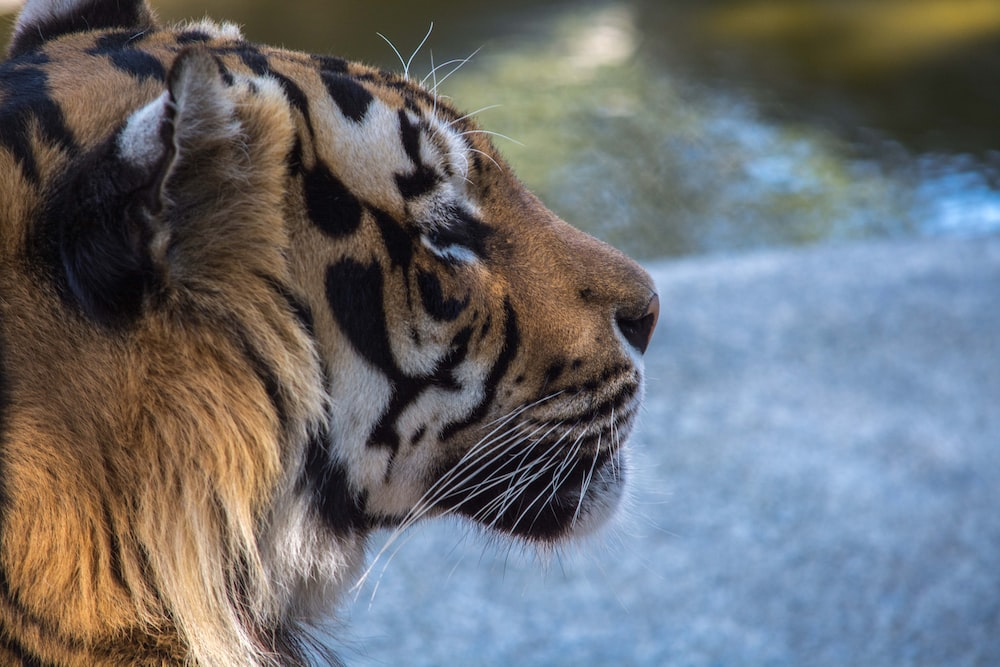
#> input picture 4th Year/Image-Processing/Images/image2.jpg, 1000 x 667 px, found by its file name
$ jupyter execute 'Task 10.ipynb'   (older library calls are emulated)
#> lines starting #> are read from the running program, lines starting #| are printed output that depends on the picture; after the words box and inside, x2 and y2 are one past the last pixel; in counts of white or black regions, pixels touching at a corner belong together
## Edges & Gradients
- Find horizontal and vertical gradients using Sobel
- Create edge mask using Canny
- Show the magnitude of the gradients

[cell 1]
import cv2
import numpy as np
from matplotlib import pyplot as plt

img = cv2.imread("../Images/image2.jpg")
#> img is the input picture: shape (667, 1000, 3); mean B, G, R 113.7, 110, 107.9
grayImage = cv2.cvtColor(img, cv2.COLOR_BGR2GRAY)
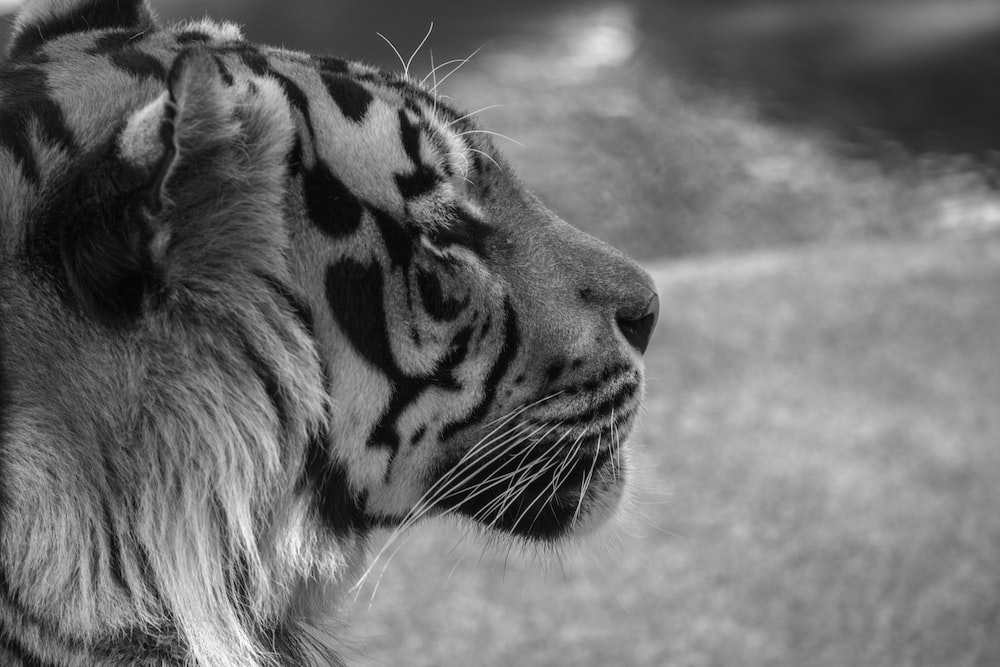
#> grayImage: shape (667, 1000); min 0, max 253, mean 109.8

[cell 2]
# Blurring image with kernel
k = np.array([[1,4,1],
              [4,7,4],
              [1,4,1]])/27
blurred = cv2.filter2D(grayImage, ddepth=-1, kernel=k)

# Using Sobel to find horizontal and vertical gradients
Ix = cv2.Sobel(blurred, ddepth=cv2.CV_64F, dx=1, dy=0)
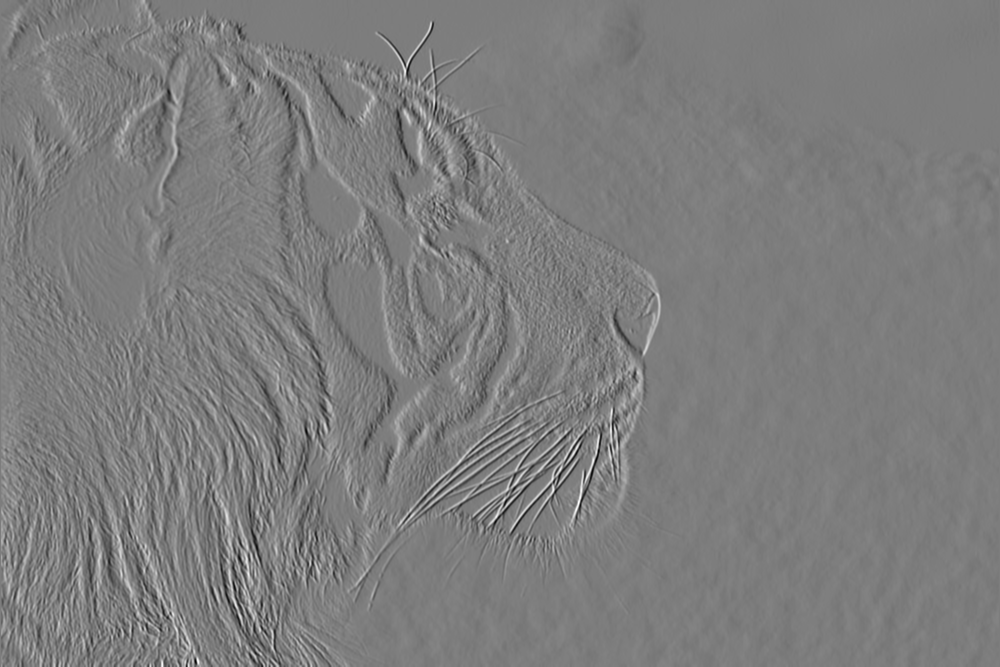
#> Ix: shape (667, 1000) float64; min -408, max 422, mean 0.5; drawn with min black and max white
Iy = cv2.Sobel(blurred, ddepth=cv2.CV_64F, dx=0, dy=1)
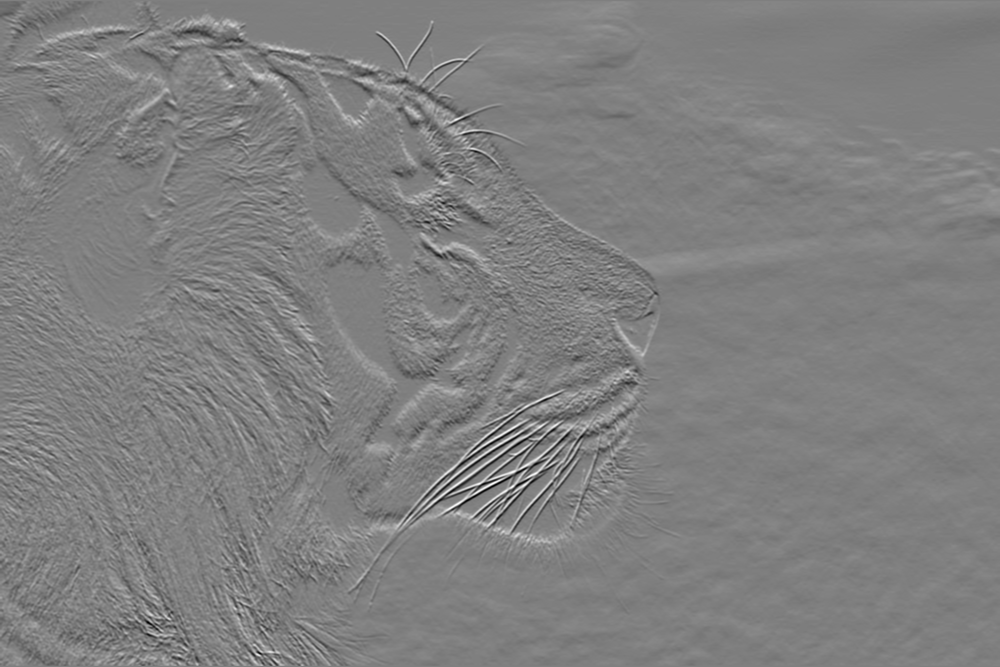
#> Iy: shape (667, 1000) float64; min -366, max 364, mean 0.6; drawn with min black and max white

[cell 3]
# Creating edge mask using Canny (255 for edges 0 for not)
E = cv2.Canny(img, threshold1 = 255, threshold2 = 0)
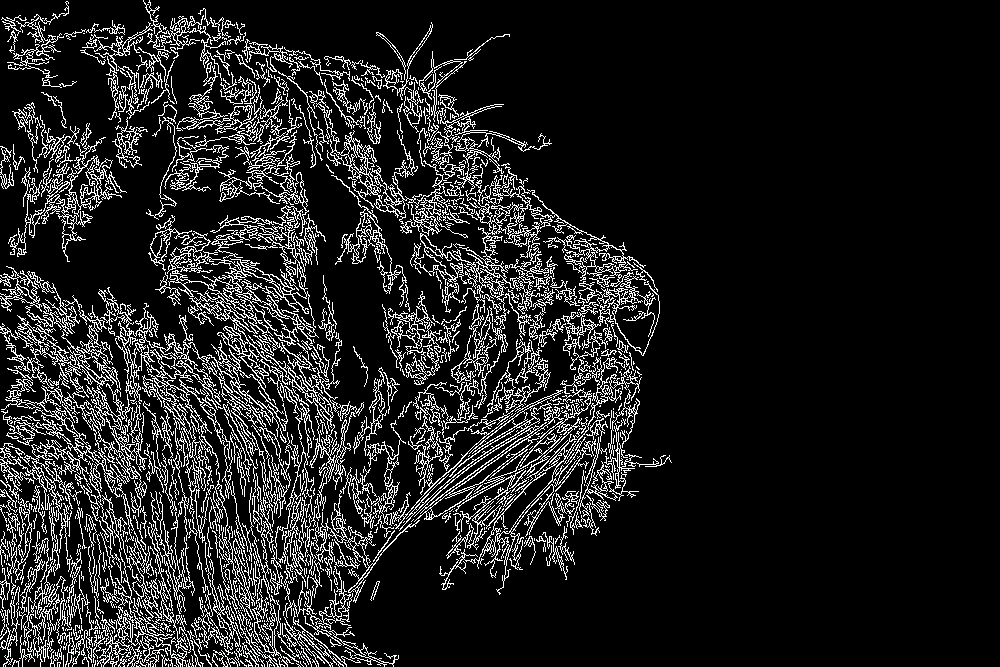
#> E: shape (667, 1000); 12.5% white in thin lines or dots, all inside (x1, y1, x2, y2) = (0, 0, 672, 667)

[cell 4]
# On the edges, show the magnitude of the gradients
mag = cv2. magnitude(Ix, Iy)
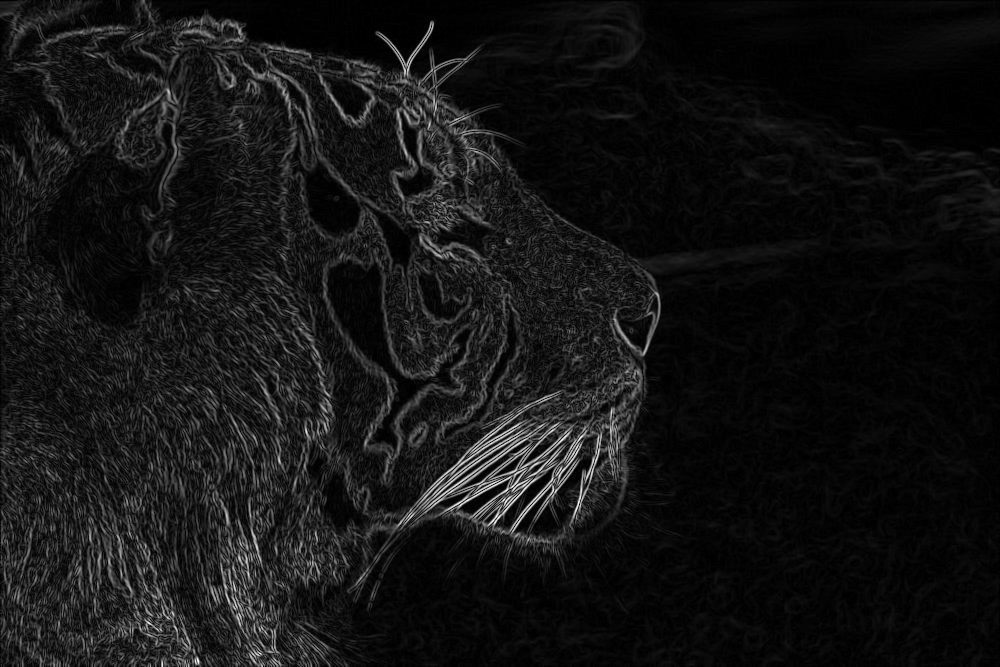
#> mag: shape (667, 1000) float64; min 0, max 438.2, mean 35.5; drawn with min black and max white

[cell 5]
# View images
plt.figure(figsize=(10, 10))

plt.subplot(2,2,1)
plt.imshow(Ix, cmap="gray")
plt.title('Ix')

plt.subplot(2,2,2)
plt.imshow(Iy, cmap="gray")
plt.title('Iy')

plt.subplot(2,2,3)
plt.imshow(E, cmap="gray")
plt.title('Edge')

plt.subplot(2,2,4)
plt.imshow(mag, cmap="gray")
plt.title('Magnitude')

$ run again, with 4th Year/Image-Processing/Images/Micro.jpg copied over 4th Year/Image-Processing/Images/image2.jpg
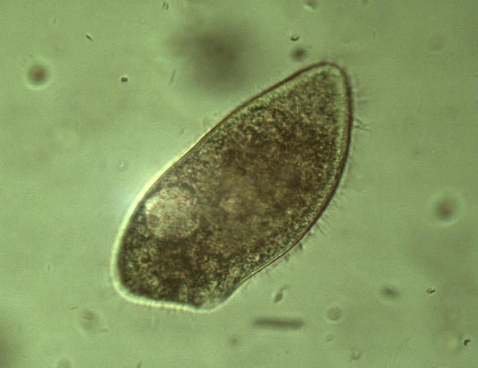
#> input picture 4th Year/Image-Processing/Images/Micro.jpg, 478 x 368 px, found by its file name
#> img is the input picture: shape (368, 478, 3); mean B, G, R 95.4, 149.9, 130.7
#> `E = cv2.Canny(img, threshold1 = 255, threshold2 = 0)`:
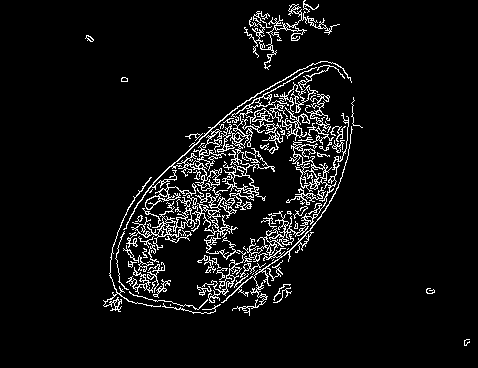
#> E: shape (368, 478); 6.2% white in thin lines or dots, all inside (x1, y1, x2, y2) = (85, 0, 470, 346)
#> `mag = cv2. magnitude(Ix, Iy)`:
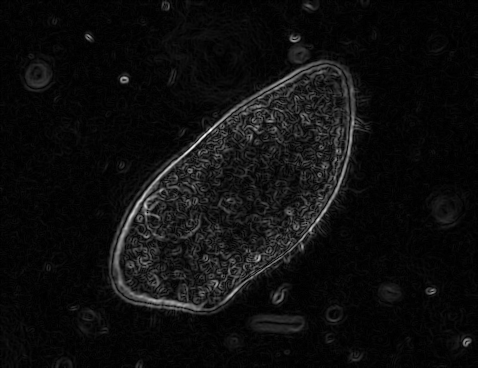
#> mag: shape (368, 478) float64; min 0, max 390.3, mean 22.4; drawn with min black and max white
